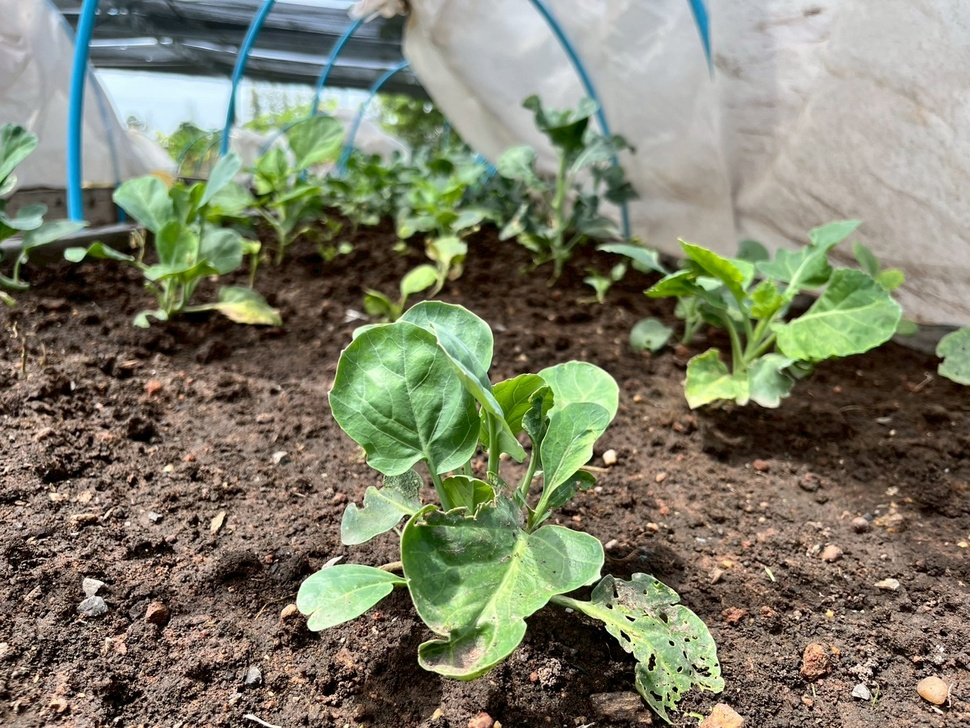
#> input picture notebooks/datasets/side_view/01.jpg, 970 x 728 px, shrunk from 1477 x 1108 before the run
$ python -i custom_masking.py   (imports and definitions only)
#> lines starting #> are read from the running program, lines starting #| are printed output that depends on the picture; after the words box and inside, x2 and y2 are one past the last pixel; in counts of white or black regions, pixels touching at a corner belong together
import cv2, numpy as np

def auto_thresh_lab_a_otsu_guard(
        rgb_img,
        object_type="dark",
        # 1) คัดพื้นหลังดำคร่าว ๆ
        v_bg=51,                 # กันฉากดำ/มืด
        blur_ksize=3,
        # 2) กันเงา/พื้นหลังเทา
        s_min=39,                # S ต่ำ = เทา → ตัดทิ้ง
        v_shadow_max=153,        # V ต่ำ = มืด/เงา → ตัดทิ้ง
        v_high_guard=255,
        # 3) บังคับโทน “เขียว”
        green_h=(21, 40),        # ช่วง H ของใบเขียว (OpenCV: 0–179)
        # 4) (ทางเลือก) ใช้ ROI เฉพาะส่วนล่างของภาพ
        use_bottom_roi=True,
        bottom_roi_ratio=0.80,   # ใช้สัดส่วนกี่ % จากล่างขึ้นบน (0.60 = ล่าง 60%)
        # 5) ทำความสะอาด
        min_cc_area=200,         # พื้นที่ขั้นต่ำ
        open_ksize=3,
        close_ksize=8
    ):
#> called with object_type = 'dark', v_bg = 51, blur_ksize = 3, s_min = 39, v_shadow_max = 153, v_high_guard = 255, green_h = (21, 40), use_bottom_roi = True
    H, W, _ = rgb_img.shape

    # === แปลงสี ===
    hsv = cv2.cvtColor(rgb_img, cv2.COLOR_RGB2HSV)
#> hsv: shape (728, 970, 3); mean H, S, V 34, 84.4, 136.9
    lab = cv2.cvtColor(rgb_img, cv2.COLOR_RGB2LAB)
#> lab: shape (728, 970, 3); mean of channels 0, 1, 2 131.3, 124.8, 139.2
    Hh, Ss, Vv = cv2.split(hsv)
    L, Aa, Bb = cv2.split(lab)
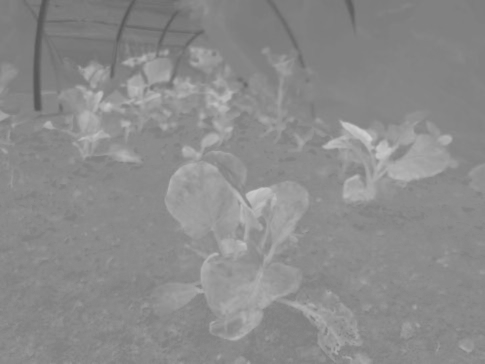
#> Bb: shape (728, 970) (shown at 1/2 size); min 85, max 209, mean 139.2

    if blur_ksize and blur_ksize > 1:
        Aa = cv2.medianBlur(Aa, blur_ksize)

    # === คัดพื้นหลังดำออกคร่าว ๆ (foreground candidate) ===
    fg = (Vv >= v_bg)
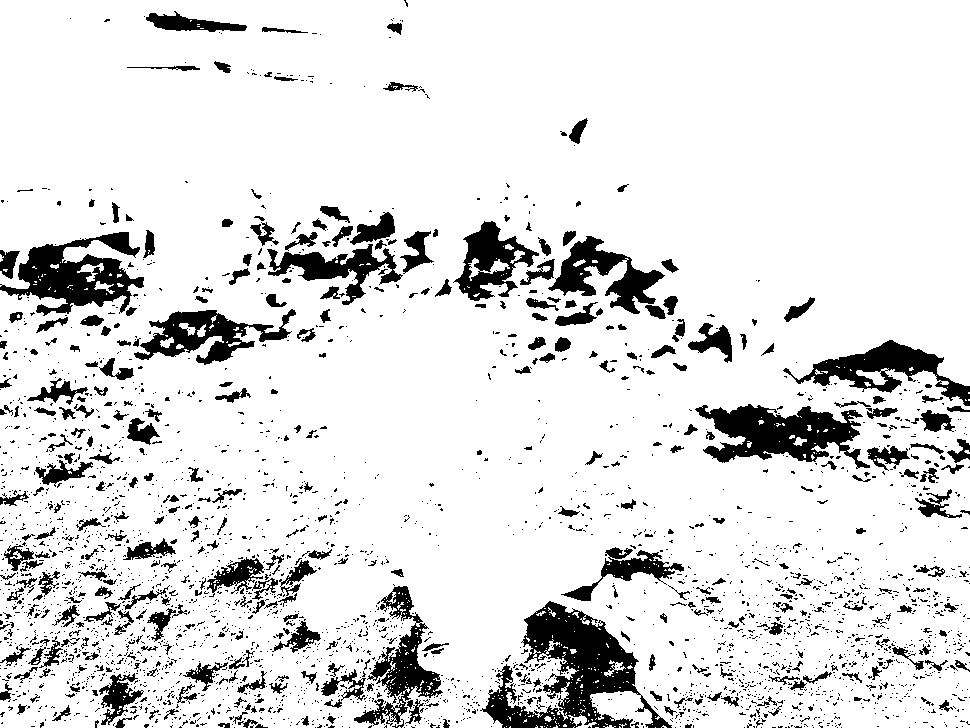
#> fg: shape (728, 970) bool; 87.7% white; 3029 black regions (2632 under 20 px), largest, box (x1, y1, x2, y2) and area: (480, 601, 672, 728) 9360, (695, 404, 870, 469) 5943, (0, 232, 144, 316) 5544

    # === คำนวณ Otsu บน a-channel เฉพาะ fg ===
    a_fg = Aa[fg]
    if a_fg.size < 100:
        return 123, np.zeros((H, W), np.uint8)

    hist, _ = np.histogram(a_fg, bins=256, range=(0,255))
#> hist = 256 values, max 62861 at index 133, min 0 at index 0, mean 2418.7
    p = hist.astype(np.float64); p /= (p.sum() + 1e-12)
#> after `p = hist.astype(np.float64)`: p has the same summary as hist
#> after `p /= p.sum() + 1e-12`: p = 256 values, max 0.102 at index 133, min 0 at index 0, mean 0.00391
    omega = np.cumsum(p)
#> omega = 256 values from 0 to 1
    mu = np.cumsum(p * np.arange(256))
#> mu = 256 values from 0 to 123.9
    mu_t = mu[-1]
#> mu_t = 123.9
    sigma_b2 = (mu_t*omega - mu)**2 / (omega*(1.0-omega) + 1e-12)
#> sigma_b2 = 256 values, max 116.7 at index 118, min 0 at index 0, mean 13.03
    t = int(np.nanargmax(sigma_b2))
#> t = 118

    mask = (Aa <= t) if object_type=="dark" else (Aa >= t)
#> mask: shape (728, 970) bool; 24.2% white; 34 white regions (13 under 20 px), largest, box (x1, y1, x2, y2) and area: (299, 291, 724, 722) 75175, (64, 0, 628, 319) 55544, (604, 220, 918, 404) 27540
    mask &= fg
#> mask: shape (728, 970) bool; 24.1% white; 37 white regions (17 under 20 px), largest, box (x1, y1, x2, y2) and area: (299, 291, 724, 722) 74855, (64, 0, 628, 319) 54831, (604, 220, 918, 404) 27422

    # === Shadow/Saturation guard ===
    shadow_gray = (Ss <= s_min) & (Vv <= v_shadow_max)  # เทาและมืด -> เงา
#> shadow_gray: shape (728, 970) bool; 1.8% white; 1540 white regions (1473 under 20 px), largest, box (x1, y1, x2, y2) and area: (0, 183, 67, 224) 1243, (616, 154, 662, 237) 749, (730, 166, 771, 232) 669
    mask &= ~shadow_gray
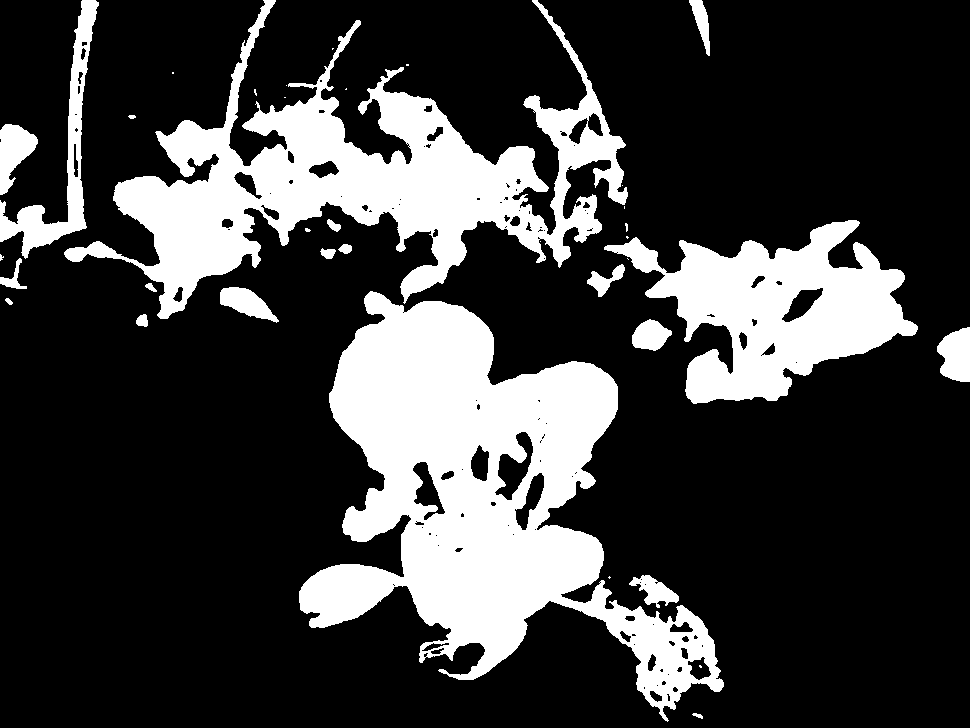
#> mask: shape (728, 970) bool; 24% white; 37 white regions (17 under 20 px), largest, box (x1, y1, x2, y2) and area: (299, 291, 724, 722) 74847, (64, 0, 628, 319) 54623, (604, 220, 918, 404) 27390

    # === Green Hue guard ===
    h0, h1 = green_h
    green_band = (Hh >= h0) & (Hh <= h1)
#> green_band: shape (728, 970) bool; 12.2% white; 653 white regions (510 under 20 px), largest, box (x1, y1, x2, y2) and area: (23, 196, 726, 728) 27220, (494, 51, 970, 410) 21191, (363, 0, 529, 159) 7431
    mask &= green_band
#> mask: shape (728, 970) bool; 3.6% white; 439 white regions (325 under 20 px), largest, box (x1, y1, x2, y2) and area: (645, 278, 779, 404) 3046, (560, 593, 665, 656) 1446, (679, 240, 748, 298) 1391

    # === (ทางเลือก) ROI เฉพาะส่วนล่างของภาพ ===
    if use_bottom_roi:
        y0 = int((1.0 - bottom_roi_ratio) * H)
        roi = np.zeros((H, W), bool); roi[y0:H, :] = True
        mask &= roi

    # === Morphology clean-up ===
    mask_u8 = (mask.astype(np.uint8) * 255)
    if open_ksize > 1:
        kernel_o = cv2.getStructuringElement(cv2.MORPH_ELLIPSE, (open_ksize, open_ksize))
        mask_u8 = cv2.morphologyEx(mask_u8, cv2.MORPH_OPEN, kernel_o, iterations=1)
#> mask_u8: shape (728, 970); 3.1% white; 162 white regions (55 under 20 px), largest, box (x1, y1, x2, y2) and area: (685, 320, 779, 404) 2034, (679, 240, 747, 298) 1376, (400, 237, 467, 304) 1258
    if close_ksize > 1:
        kernel_c = cv2.getStructuringElement(cv2.MORPH_ELLIPSE, (close_ksize, close_ksize))
        mask_u8 = cv2.morphologyEx(mask_u8, cv2.MORPH_CLOSE, kernel_c, iterations=2)
#> mask_u8: shape (728, 970); 4.5% white; 53 white regions (12 under 20 px), largest, box (x1, y1, x2, y2) and area: (647, 242, 786, 405) 7691, (547, 584, 724, 723) 4722, (366, 186, 477, 327) 3626

    # ตัดชิ้นส่วนเล็ก ๆ
    num_labels, labels, stats, _ = cv2.connectedComponentsWithStats(mask_u8, connectivity=8)
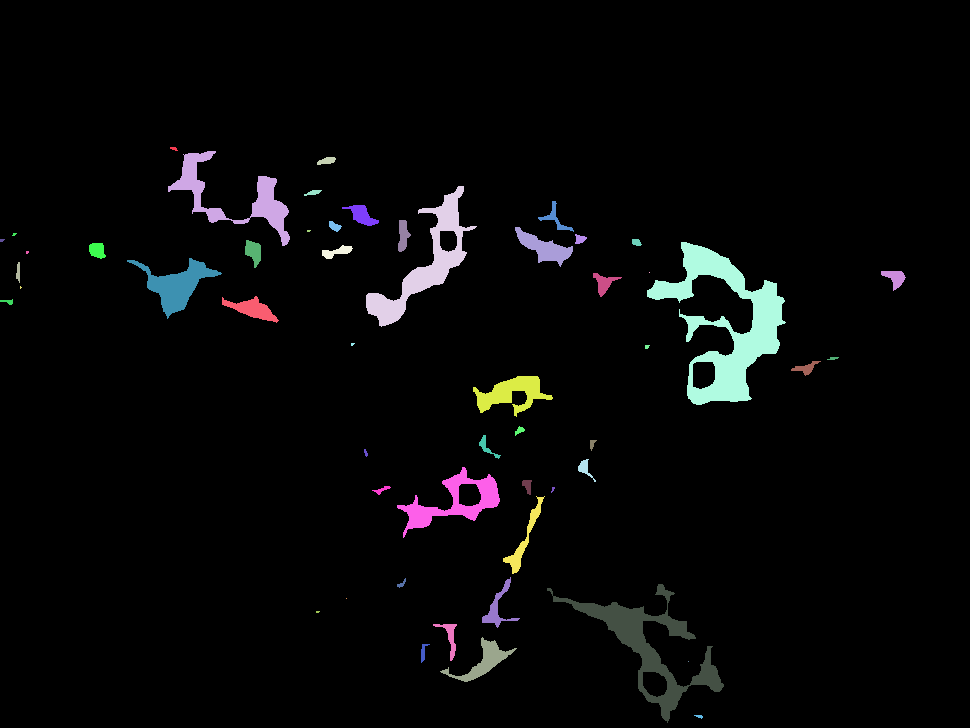
#> labels: shape (728, 970) int32; 54 distinct labels, from 0 to 53; one colour per label, 0 black
#> num_labels = 54; stats = 54 rows, first 6: [0, 0, 970, 728, 674674], [170, 147, 8, 4, 21], [168, 151, 122, 95, 2644], [317, 157, 19, 8, 103], [366, 186, 111, 141, 3626], [304, 190, 18, 6, 60]
    cleaned = np.zeros_like(mask_u8)
    for i in range(1, num_labels):
        if stats[i, cv2.CC_STAT_AREA] >= min_cc_area:
            cleaned[labels == i] = 255

    s_min_green = 10
    v_min_green = 0
    green_sv_gaurd = (Ss >= s_min_green) & (Vv >= v_min_green)
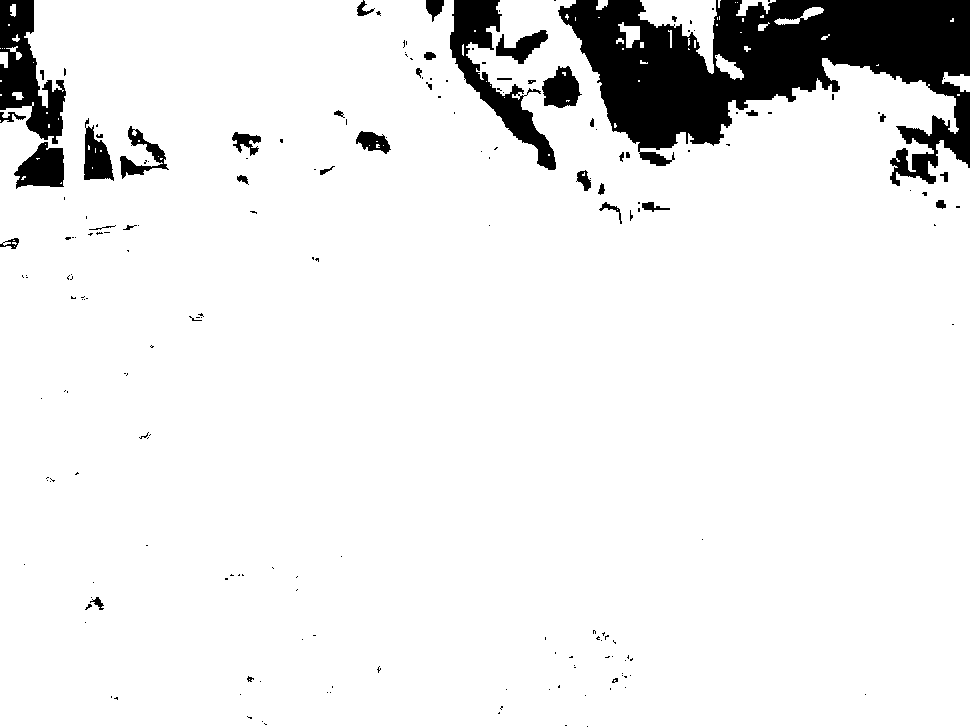
#> green_sv_gaurd: shape (728, 970) bool; 91.9% white; 195 black regions (155 under 20 px), largest, box (x1, y1, x2, y2) and area: (558, 0, 970, 186) 38953, (450, 0, 556, 170) 4948, (0, 0, 66, 144) 4751
    cleaned = cv2.bitwise_and(cleaned, green_sv_gaurd.astype(np.uint8)*255)

    return t, cleaned

>>> import cv2
>>> picture = cv2.cvtColor(cv2.imread('../notebooks/datasets/side_view/01.jpg'), cv2.COLOR_BGR2RGB)
>>> result = auto_thresh_lab_a_otsu_guard(picture)

$ run again, on notebooks/datasets/side_view/02.jpg
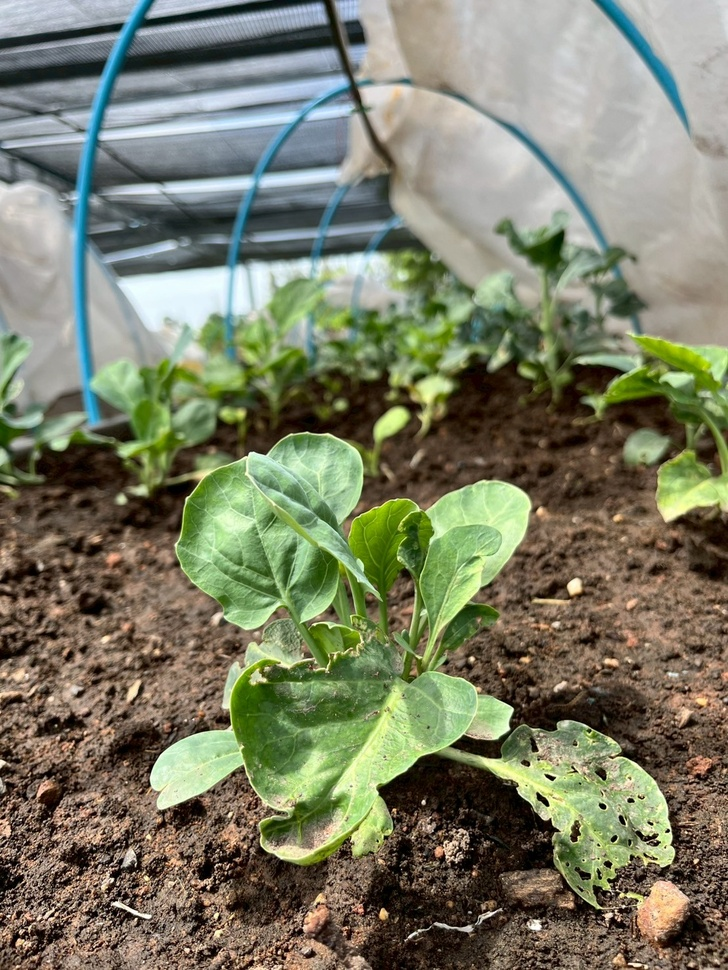
#> input picture notebooks/datasets/side_view/02.jpg, 728 x 970 px, shrunk from 1108 x 1477 before the run
#> hsv: shape (970, 728, 3); mean H, S, V 38.3, 90, 134.9
#> lab: shape (970, 728, 3); mean of channels 0, 1, 2 129.6, 124.2, 139.9
#> in auto_thresh_lab_a_otsu_guard, `fg = (Vv >= v_bg)`:
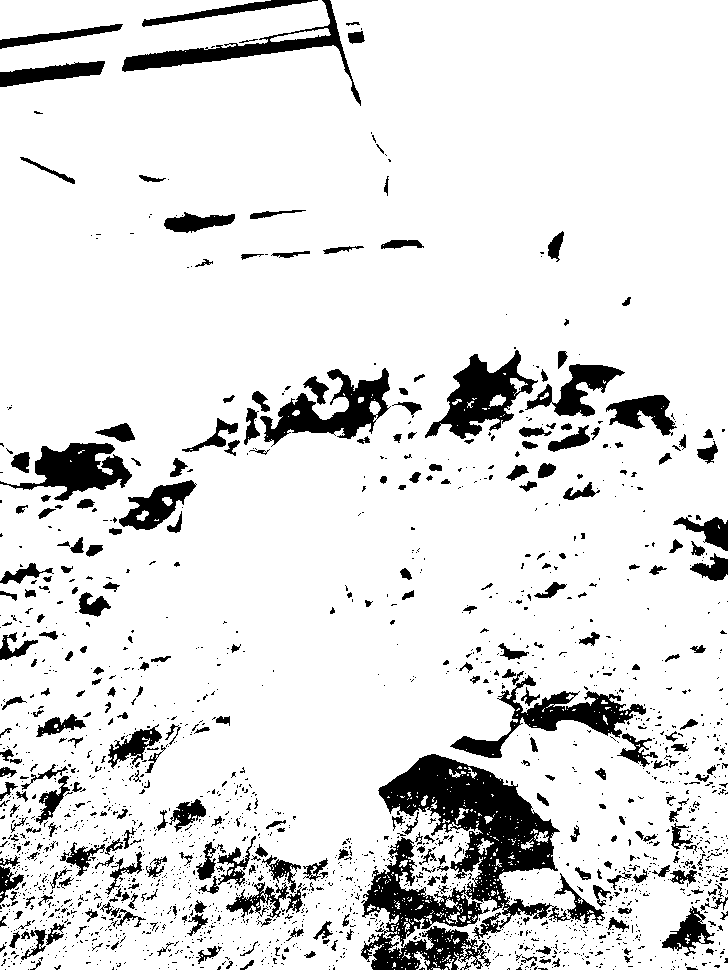
#> fg: shape (970, 728) bool; 88% white; 2023 black regions (1699 under 20 px), largest, box (x1, y1, x2, y2) and area: (361, 754, 605, 970) 19544, (425, 350, 538, 439) 4058, (450, 675, 646, 758) 4016
#> hist = 256 values, max 55896 at index 128, min 0 at index 0, mean 2426.8
#> p has the same summary as hist
#> p = 256 values, max 0.09 at index 128, min 0 at index 0, mean 0.00391
#> omega = 256 values from 0 to 1
#> mu = 256 values from 0 to 123.2
#> mu_t = 123.2
#> sigma_b2 = 256 values, max 98.86 at index 118, min 0 at index 0, mean 10.15
#> t = 118
#> shadow_gray: shape (970, 728) bool; 4.2% white; 816 white regions (738 under 20 px), largest, box (x1, y1, x2, y2) and area: (91, 140, 224, 234) 5455, (95, 223, 227, 277) 2827, (0, 143, 81, 218) 2463
#> green_band: shape (970, 728) bool; 19.6% white; 620 white regions (484 under 20 px), largest, box (x1, y1, x2, y2) and area: (0, 14, 728, 767) 87516, (149, 704, 676, 914) 21333, (393, 0, 582, 137) 7465
#> labels: shape (970, 728) int32; 44 distinct labels, from 0 to 43
#> num_labels = 44; stats = 44 rows, first 6: [0, 0, 728, 970, 641534], [391, 254, 56, 49, 1461], [324, 272, 17, 8, 97], [542, 281, 2, 4, 8], [322, 297, 5, 6, 19], [519, 296, 63, 93, 2462]
#> in auto_thresh_lab_a_otsu_guard, `green_sv_gaurd = (Ss >= s_min_green) & (Vv >= v_min_green)`:
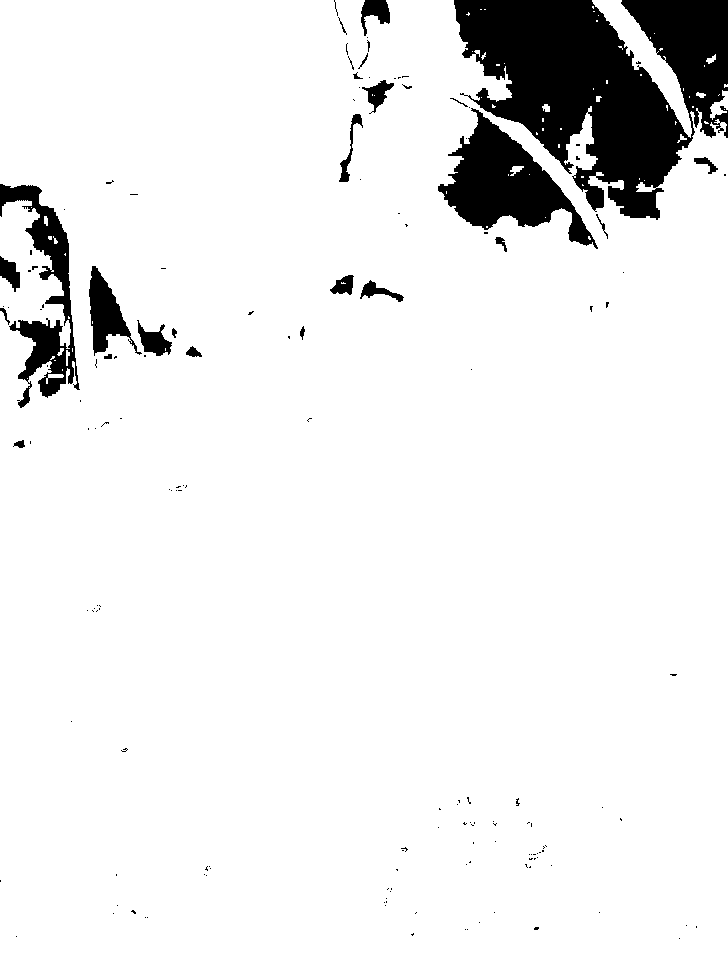
#> green_sv_gaurd: shape (970, 728) bool; 92% white; 159 black regions (134 under 20 px), largest, box (x1, y1, x2, y2) and area: (454, 0, 728, 220) 35587, (438, 108, 598, 249) 8926, (0, 184, 80, 408) 5691
